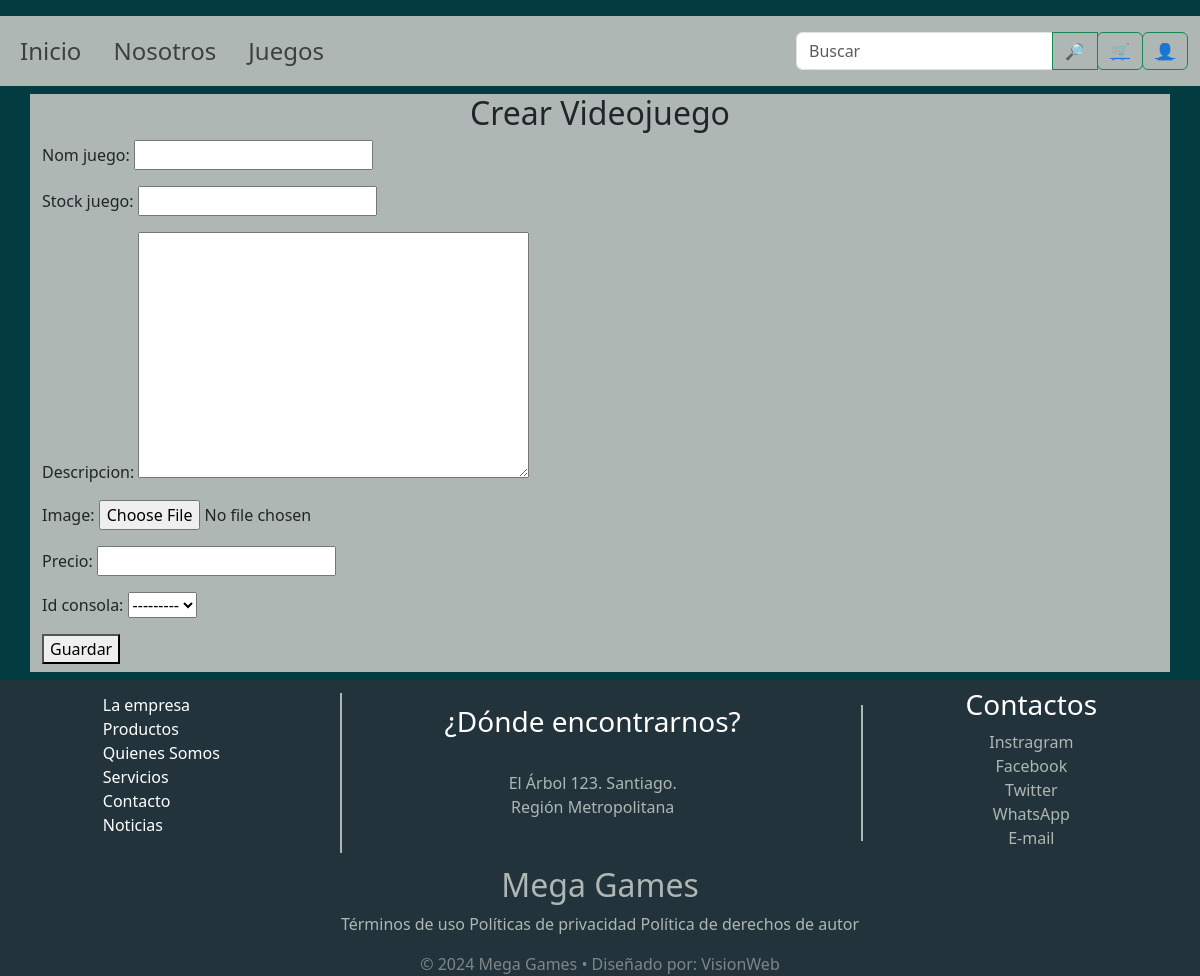
The app's page /videojuegos/nuevo, older data.
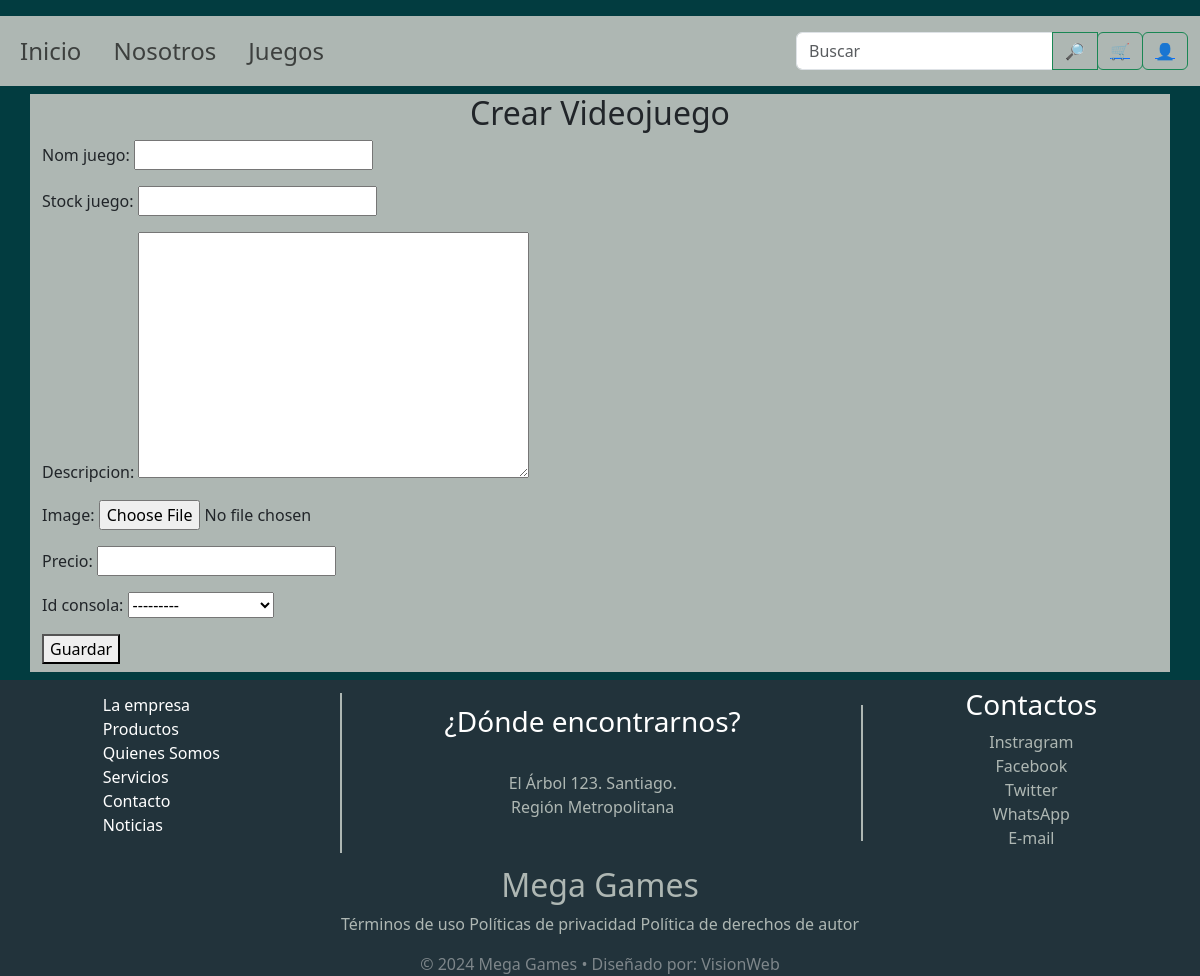
The same page, newer data.
### ventas/models.py (models this page shows)
class Consola(models.Model):
    id_consola = models.AutoField(primary_key=True)
    nombre = models.CharField(max_length=100)
    def __str__(self):
        return self.nombre

### ventas/views.py (the view)
# urls.py: path('videojuegos/nuevo', views.crear_videojuego, name='crear_videojuego'),
def crear_videojuego(request):
    if request.method == 'POST':
        form = VideojuegoForm(request.POST, request.FILES)
        if form.is_valid():
            form.save()
            return redirect('lista_videojuegos')
    else:
        form = VideojuegoForm()
    return render(request,'formulario_videojuegos.html',{'form':form})

### ventas/forms.py
class VideojuegoForm(forms.ModelForm):
    class Meta:
        model = Videojuego
        fields = ['nom_juego','stock_juego', 'descripcion', 'image', 'precio', 'id_consola']

### ventas/templates/formulario_videojuegos.html (shortened to what this page needs)
{% extends 'base.html' %}
{% block content %}
<div class="container fondo-carrito mb-2 mt-2">
    <h2 class="text-center">Crear Videojuego</h2>
    <form method="post" enctype="multipart/form-data">
        {{ form.as_p }}
        <button type="submit" class="mb-2">Guardar</button>
    </form>
</div>
{% endblock %}

Row changes from the older to the newer data that the page shows:
added Consola: id_consola "---------"
Text that changed along with them:
form field id_consola: "---------" → (not shown)
